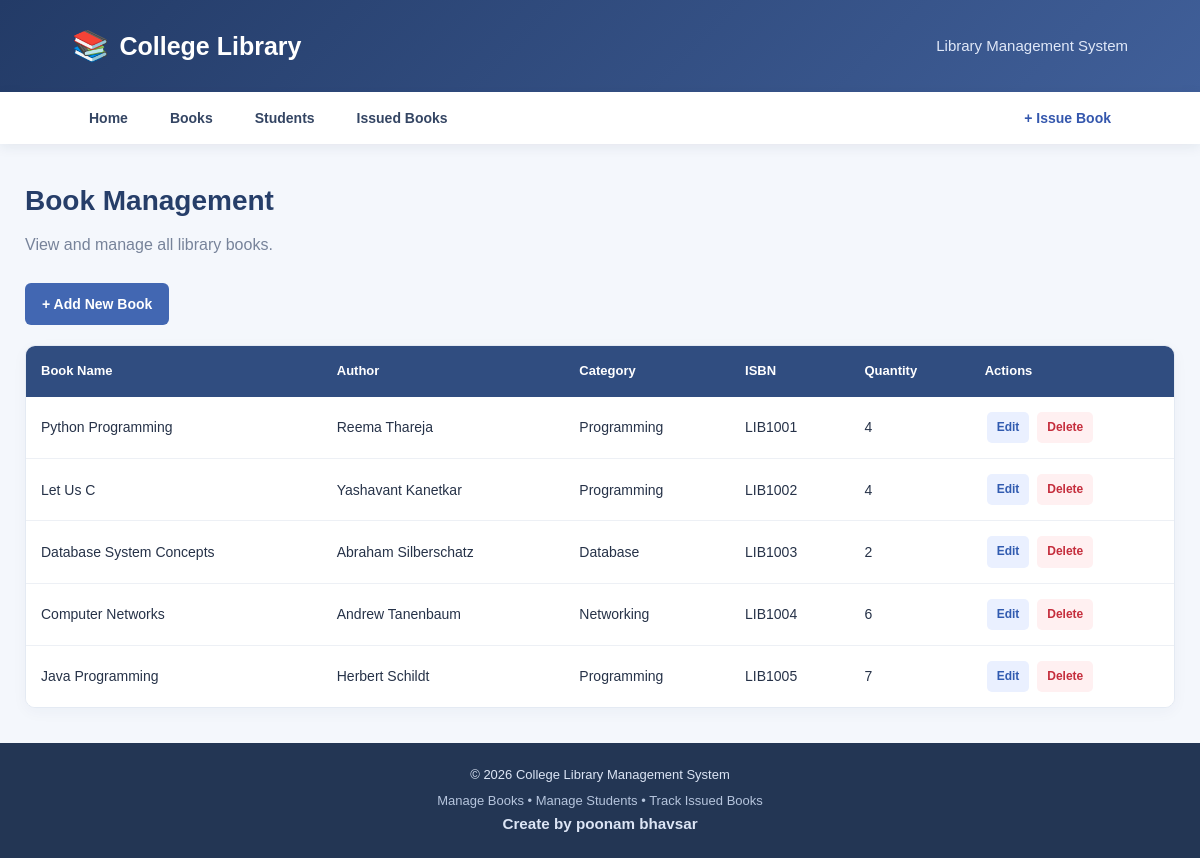
The page /books/ on the database its author committed.
### library/models.py (models this page shows, shortened)
class Book(models.Model):
    book_name = models.CharField(max_length=100)
    author = models.CharField(max_length=100)
    category = models.CharField(max_length=50)
    isbn = models.CharField(max_length=20)
    quantity = models.IntegerField()

### library/views.py (the view)
# urls.py: path('books/', views.book_list, name='book_list'),
def book_list(request):
    books = Book.objects.all()
    return render(request, 'library/book_list.html', {'books': books})

### templates/library/book_list.html (shortened to what this page needs)
{% extends 'library/base.html' %}
{% block content %}
<h1 class="page-heading">Book Management</h1>
<p class="page-description">View and manage all library books.</p>
<div style="margin-bottom: 20px;">
    <a href="{% url 'add_book' %}" class="btn btn-primary">
        + Add New Book
    </a>
</div>
<div class="table-container">
    <table>
        <thead>
            <tr>
                <th>Book Name</th>
                <th>Author</th>
                <th>Category</th>
                <th>ISBN</th>
                <th>Quantity</th>
                <th>Actions</th>
            </tr>
        </thead>
        <tbody>
            {% for book in books %}
            <tr>
                <td>{{ book.book_name }}</td>
                <td>{{ book.author }}</td>
                <td>{{ book.category }}</td>
                <td>{{ book.isbn }}</td>
                <td>{{ book.quantity }}</td>
                <td>
                    <a href="{% url 'edit_book' book.id %}"
                       class="action-link edit-link">Edit</a>
                    <a href="{% url 'delete_book' book.id %}"
                       class="action-link delete-link">Delete</a>
                </td>
            </tr>
            {% empty %}
            <tr>
                <td colspan="6" class="empty-message">
                    No books available. Add your first book!
                </td>
            </tr>
            {% endfor %}
        </tbody>
    </table>
</div>
{% endblock %}

### Qus3_Library_Management_System/static/css/style.css (style rules this page uses)
* { margin: 0; padding: 0; box-sizing: border-box; }
body { font-family: Arial, Helvetica, sans-serif; background-color: #f4f7fc; color: #263248; line-height: 1.6; min-height: 100vh; display: flex; flex-direction: column; }
a { text-decoration: none; }
.page-heading { font-size: 28px; color: #263e69; margin-bottom: 8px; }
.page-description { color: #77839a; margin-bottom: 25px; }
.btn { display: inline-block; border: none; border-radius: 6px; padding: 10px 17px; font-size: 14px; font-weight: bold; cursor: pointer; transition: 0.2s; }
.btn-primary { background-color: #4267b2; color: white; }
.table-container { width: 100%; overflow-x: auto; background-color: white; border: 1px solid #e4eaf3; border-radius: 10px; box-shadow: 0 4px 15px rgba(30, 55, 90, 0.04); }
table { width: 100%; border-collapse: collapse; background-color: white; }
thead { background-color: #304d80; color: white; }
th { padding: 15px; text-align: left; font-size: 13px; white-space: nowrap; }
td { padding: 13px 15px; border-bottom: 1px solid #edf0f5; font-size: 14px; }
tbody tr:last-child td { border-bottom: none; }
.action-link { display: inline-block; padding: 6px 10px; border-radius: 5px; font-size: 12px; font-weight: bold; margin: 2px; }
.edit-link { color: #315bb0; background-color: #eaf0ff; }
.delete-link { color: #c52d3c; background-color: #fff0f1; }

### rows shown on the page
Book: book_name "Python Programming", author "Reema Thareja", category "Programming", isbn "LIB1001", quantity "4"
Book: book_name "Let Us C", author "Yashavant Kanetkar", category "Programming", isbn "LIB1002", quantity "4"
Book: book_name "Database System Concepts", author "Abraham Silberschatz", category "Database", isbn "LIB1003", quantity "2"
Book: book_name "Computer Networks", author "Andrew Tanenbaum", category "Networking", isbn "LIB1004", quantity "6"
Book: book_name "Java Programming", author "Herbert Schildt", category "Programming", isbn "LIB1005", quantity "7"
